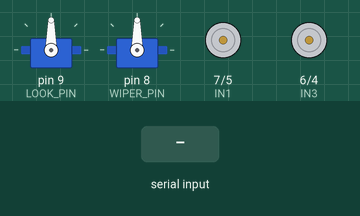
Recording of a sketch running on a simulated Arduino Uno, built with avr-gcc and run on an emulated ATmega328P. Parts: 2 × servo, motor-driver pin pairs drawn as motors (green arrow = first pin HIGH = forward, orange = second pin HIGH = backward, longer = more drive, scaled by the enable pin). Inputs (shaded band) come from the test bench.

Above: at 1.2 s.
1.3 s: "f" received over Serial
At 2.05 s:
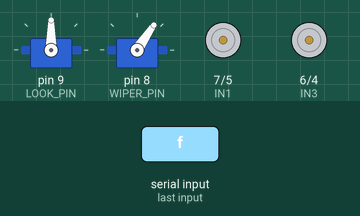
4.3 s: "w" received over Serial
At 4.46 s:
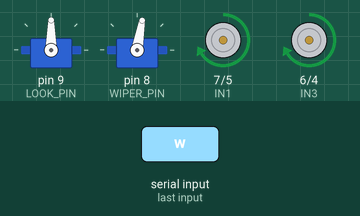
7.3 s: "s" received over Serial
At 7.47 s:
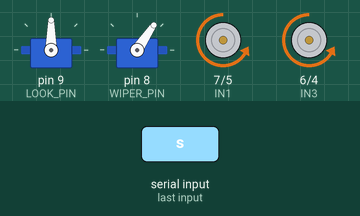
10.3 s: "a" received over Serial
At 10.48 s:
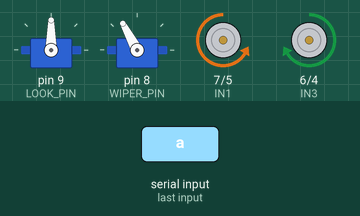
13.3 s: "d" received over Serial
At 13.49 s:
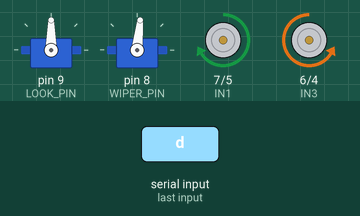
16.3 s: "r" received over Serial
Timing chart, 0 to 18.8 s (numbered marks = the images above; inputs shaded):
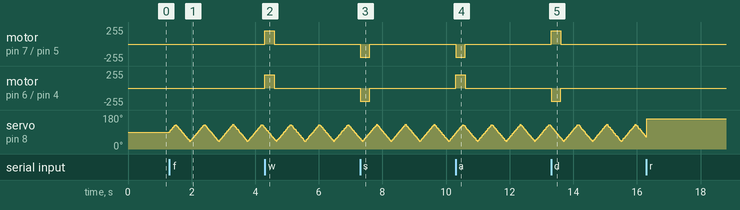

Measured:
- after the input at 4.3 s, motor on pin 7 (IN1) / pin 5 (IN2), motor on pin 6 (IN3) / pin 4 (IN4): stopped → forward 200/255 at once, → stopped 0.30 s later
- after the input at 7.3 s, motor on pin 7 (IN1) / pin 5 (IN2), motor on pin 6 (IN3) / pin 4 (IN4): stopped → backward 200/255 at once, → stopped 0.30 s later
- after the input at 10.3 s, motor on pin 7 (IN1) / pin 5 (IN2): stopped → backward 200/255 at once, → stopped 0.30 s later; motor on pin 6 (IN3) / pin 4 (IN4): stopped → forward 200/255 at once, → stopped 0.30 s later
- after the input at 13.3 s, motor on pin 7 (IN1) / pin 5 (IN2): stopped → forward 200/255 at once, → stopped 0.30 s later; motor on pin 6 (IN3) / pin 4 (IN4): stopped → backward 200/255 at once, → stopped 0.30 s later

The sketch:

wasd_control1.ino
```cpp
// Keyboard drive: receives w/a/s/d/x from drive_wasd.py over USB
// Stops by itself if no command arrives for 300 ms (script closed / cable out)
// f = wiper on/off, r = park wiper at 160

#include <Servo.h>

const int ENA = 11, IN2 = 5, IN1 = 7;   // left motors
const int ENB = 3,  IN3 = 6, IN4 = 4;   // right motors
const int LOOK_PIN = 9, WIPER_PIN = 8;
Servo look, wiper;

int SPEED = 200;
unsigned long lastCmd = 0;

const int WIPE_MIN = 40, WIPE_MAX = 130, WIPE_PARK = 160;
bool wiping = false;
int wipeAngle = 90, wipeDir = 2;
unsigned long lastWipe = 0;

void sweep() {                      // one 2-degree step every 10 ms
  if (millis() - lastWipe < 10) return;
  lastWipe = millis();
  wipeAngle += wipeDir;
  if (wipeAngle >= WIPE_MAX)      { wipeAngle = WIPE_MAX; wipeDir = -2; }
  else if (wipeAngle <= WIPE_MIN) { wipeAngle = WIPE_MIN; wipeDir =  2; }
  wiper.write(wipeAngle);
}

void leftSide(int s) {
  digitalWrite(IN1, s > 0); digitalWrite(IN2, s < 0);
  analogWrite(ENA, abs(s));
}

void rightSide(int s) {
  digitalWrite(IN3, s > 0); digitalWrite(IN4, s < 0);
  analogWrite(ENB, abs(s));
}

void setup() {
  Serial.begin(9600);
  pinMode(ENA, OUTPUT); pinMode(IN1, OUTPUT); pinMode(IN2, OUTPUT);
  pinMode(ENB, OUTPUT); pinMode(IN3, OUTPUT); pinMode(IN4, OUTPUT);
  look.attach(LOOK_PIN);   look.write(90);
  wiper.attach(WIPER_PIN); wiper.write(90);
  leftSide(0); rightSide(0);
}

void loop() {
  while (Serial.available()) {
    char c = Serial.read();
    lastCmd = millis();
    if (c == 'w')      { leftSide(SPEED);  rightSide(SPEED); }
    else if (c == 's') { leftSide(-SPEED); rightSide(-SPEED); }
    else if (c == 'a') { leftSide(-SPEED); rightSide(SPEED); }
    else if (c == 'd') { leftSide(SPEED);  rightSide(-SPEED); }
    else if (c == 'x') { leftSide(0);      rightSide(0); }
    else if (c == '+') SPEED = min(SPEED + 20, 255);
    else if (c == '-') SPEED = max(SPEED - 20, 60);
    else if (c == 'f') wiping = !wiping;                       // wiper on/off
    else if (c == 'r') { wiping = false; wipeAngle = WIPE_PARK; wiper.write(WIPE_PARK); }  // park right
  }

  if (wiping) sweep();

  if (millis() - lastCmd > 300) {   // safety stop
    leftSide(0); rightSide(0);
  }
}
```
